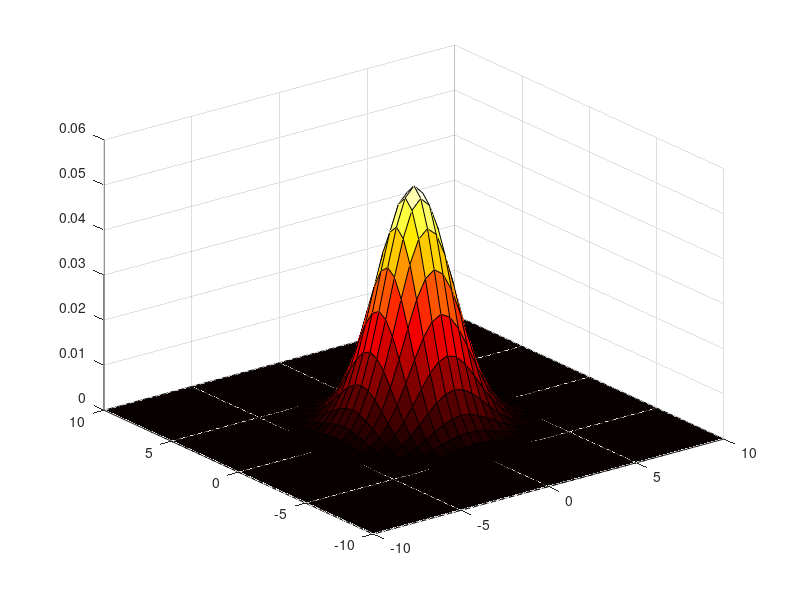
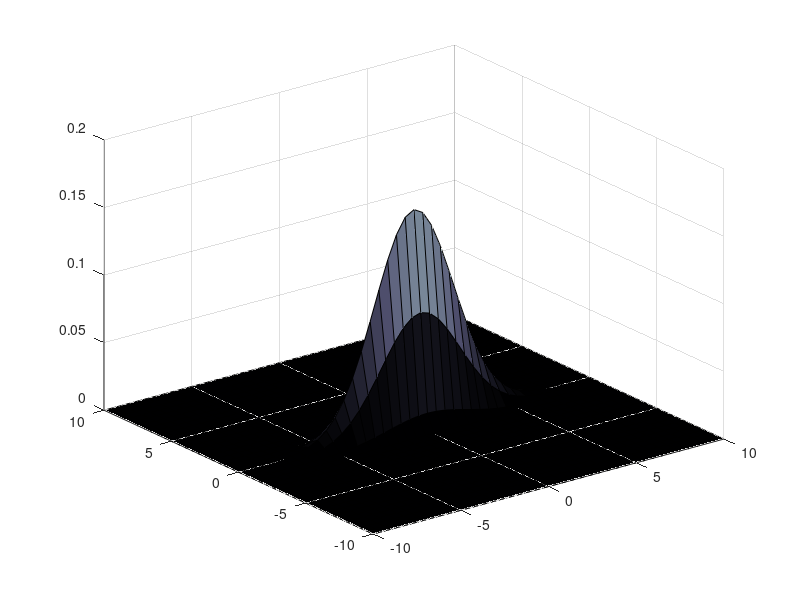
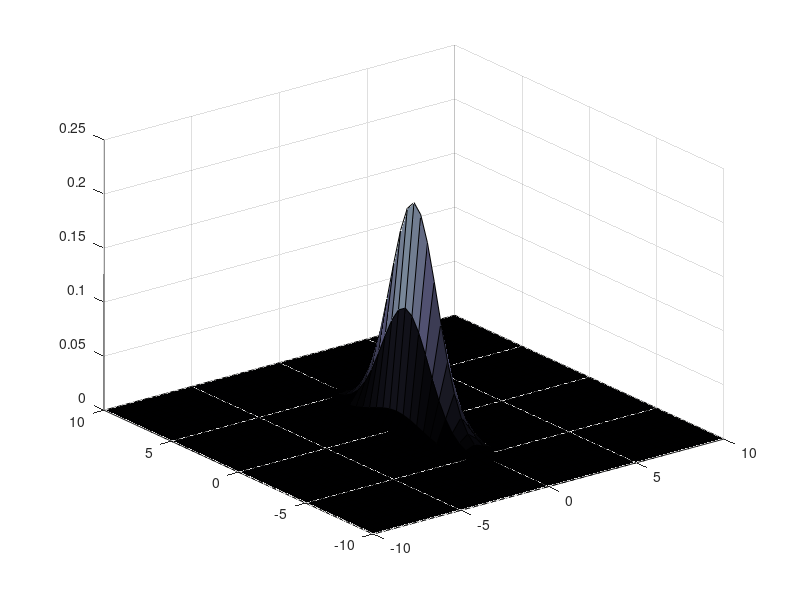
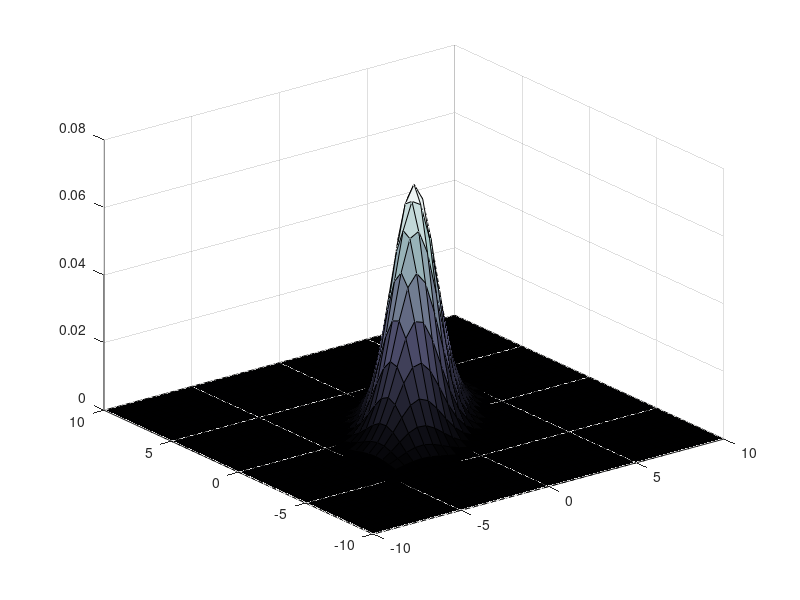

Write MATLAB code to recreate these figures, in order.

x1 = -10:.5:10; x2 = -10:.5:10;
[X1,X2] = meshgrid(x1,x2);
%%%%%%%%%%%%%%%%%%% fig 2.3
mu = [0 0];
Sigma = [3 0; 0 3];
F1 = mvnpdf([X1(:) X2(:)],mu,Sigma);
F1 = reshape(F1,length(x2),length(x1));

%%%%%%%%%%%%%%%%%%% fig 2.4
mu = [0 0];
Sigma = [5 0; 0 .2];
F2 = mvnpdf([X1(:) X2(:)],mu,Sigma);
F2 = reshape(F2,length(x2),length(x1));

%%%%%%%%%%%%%%%%%%% fig 2.5
mu = [0 0];
Sigma = [.2 0; 0 3];
F3 = mvnpdf([X1(:) X2(:)],mu,Sigma);
F3 = reshape(F3,length(x2),length(x1));

%%%%%%%%%%%%%%%%%%% fig 2.6
mu = [0 0];
Sigma = [3 2; 2 3];
F4 = mvnpdf([X1(:) X2(:)],mu,Sigma);
F4 = reshape(F4,length(x2),length(x1));


figure (1)
surf(x1,x2,F1);
colormap (hot)
figure (2)
surf(x1,x2,F2);
colormap (bone)
figure (3)
surf(x1,x2,F3);
colormap (bone)
figure (4)
surfc(x1,x2,F4);
colormap (bone)
